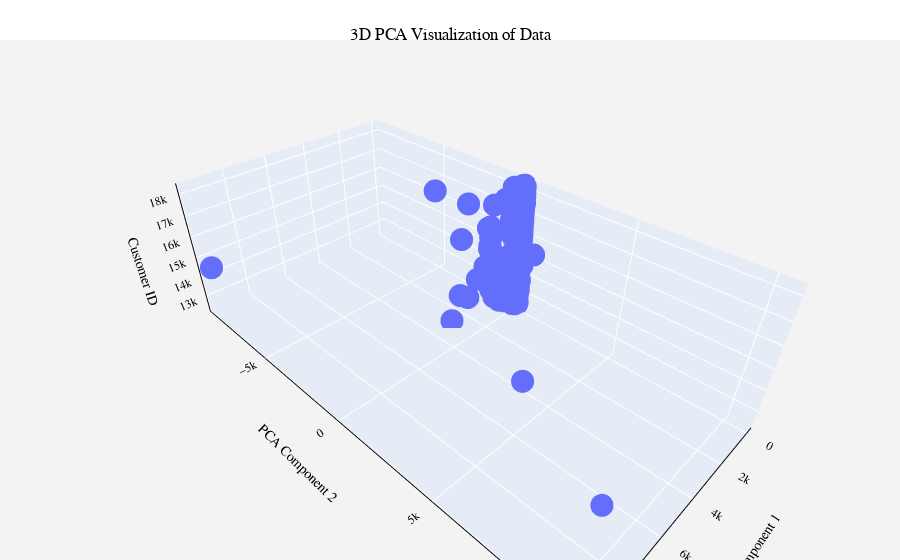

Notebook source saved alongside this figure:
### Code cell
# 3D plot of data
X = final_encoded_df.drop(columns=["CustomerID"])
pca = PCA(n_components=2)
pca_components = pca.fit_transform(X)

pca_df = pd.DataFrame(pca_components, columns=["PCA1", "PCA2"])
pca_df["CustomerID"] = final_encoded_df["CustomerID"]

fig = px.scatter_3d(pca_df, x='PCA1', y='PCA2', z='CustomerID',
                    title="3D PCA Visualization of Data",
                    labels={'PCA1': 'PCA Component 1', 'PCA2': 'PCA Component 2', 'CustomerID': 'Customer ID'})

fig.update_layout(
    scene=dict(
        xaxis_title="PCA Component 1",
        yaxis_title="PCA Component 2",
        zaxis_title="Customer ID",
        xaxis=dict(showgrid=True, zeroline=False, showline=True, linewidth=2, linecolor='black'),
        yaxis=dict(showgrid=True, zeroline=False, showline=True, linewidth=2, linecolor='black'),
        zaxis=dict(showgrid=True, zeroline=False, showline=True, linewidth=2, linecolor='black'),
        bgcolor='rgb(243, 243, 243)',  # Light background 
    ),
    margin=dict(l=0, r=0, b=0, t=40),  # margins 
    title_x=0.5,  
    title_y=0.95, 
    paper_bgcolor='white', 
    font=dict(
        family="Arial, sans-serif", 
        size=12,  
        color="black" 
    )
)
fig.show()

### Figure 1 — Plotly figure (JSON) as saved in the notebook; plotly's stock layout.template omitted (floating-point values rounded to 4 significant figures; data arrays with more than 128 entries replaced by an {"elided": "..."} marker saying what was removed)
{"data": [{"hovertemplate": "PCA Component 1=%{x}<br>PCA Component 2=%{y}<br>Customer ID=%{z}<extra></extra>", "legendgroup": "", "marker": {"color": "#636efa", "symbol": "circle"}, "mode": "markers", "name": "", "scene": "scene", "showlegend": false, "type": "scatter3d", "x": {"elided": "4380 float values"}, "y": {"elided": "4380 float values"}, "z": {"elided": "4380 int values"}}], "layout": {"font": {"color": "black", "family": "Arial, sans-serif", "size": 12}, "legend": {"tracegroupgap": 0}, "margin": {"b": 0, "l": 0, "r": 0, "t": 40}, "paper_bgcolor": "white", "scene": {"bgcolor": "rgb(243, 243, 243)", "domain": {"x": [0, 1], "y": [0, 1]}, "xaxis": {"linecolor": "black", "linewidth": 2, "showgrid": true, "showline": true, "title": {"text": "PCA Component 1"}, "zeroline": false}, "yaxis": {"linecolor": "black", "linewidth": 2, "showgrid": true, "showline": true, "title": {"text": "PCA Component 2"}, "zeroline": false}, "zaxis": {"linecolor": "black", "linewidth": 2, "showgrid": true, "showline": true, "title": {"text": "Customer ID"}, "zeroline": false}}, "title": {"text": "3D PCA Visualization of Data", "x": 0.5, "y": 0.95}}}
